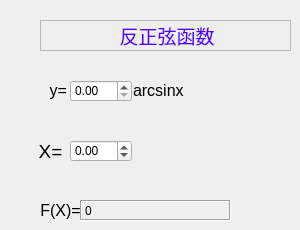
   <widget class="QWidget" name="page_29">
    <widget class="QLabel" name="label_156">
     <property name="geometry">
      <rect>
       <x>40</x>
       <y>20</y>
       <width>251</width>
       <height>31</height>
      </rect>
     </property>
     <property name="frameShape">
      <enum>QFrame::StyledPanel</enum>
     </property>
     <property name="frameShadow">
      <enum>QFrame::Raised</enum>
     </property>
     <property name="text">
      <string>&lt;html&gt;&lt;head/&gt;&lt;body&gt;&lt;p align=&quot;center&quot;&gt;&lt;span style=&quot; font-size:14pt; color:#5500ff;&quot;&gt;反正弦函数&lt;/span&gt;&lt;/p&gt;&lt;/body&gt;&lt;/html&gt;</string>
     </property>
    </widget>
    <widget class="QLabel" name="label_157">
     <property name="geometry">
      <rect>
       <x>40</x>
       <y>70</y>
       <width>41</width>
       <height>41</height>
      </rect>
     </property>
     <property name="text">
      <string>&lt;html&gt;&lt;head/&gt;&lt;body&gt;&lt;p align=&quot;center&quot;&gt;&lt;span style=&quot; font-size:12pt;&quot;&gt;y= &lt;/span&gt;&lt;/p&gt;&lt;/body&gt;&lt;/html&gt;</string>
     </property>
    </widget>
    <widget class="QDoubleSpinBox" name="doubleSpinBox_73">
     <property name="geometry">
      <rect>
       <x>70</x>
       <y>140</y>
       <width>62</width>
       <height>22</height>
      </rect>
     </property>
     <property name="minimum">
      <double>-1.000000000000000</double>
     </property>
     <property name="maximum">
      <double>1.000000000000000</double>
     </property>
     <property name="singleStep">
      <double>0.010000000000000</double>
     </property>
    </widget>
    <widget class="QLabel" name="label_158">
     <property name="geometry">
      <rect>
       <x>30</x>
       <y>140</y>
       <width>41</width>
       <height>21</height>
      </rect>
     </property>
     <property name="text">
      <string>&lt;html&gt;&lt;head/&gt;&lt;body&gt;&lt;p align=&quot;center&quot;&gt;&lt;span style=&quot; font-size:14pt;&quot;&gt;X=&lt;/span&gt;&lt;/p&gt;&lt;/body&gt;&lt;/html&gt;</string>
     </property>
    </widget>
    <widget class="QDoubleSpinBox" name="doubleSpinBox_74">
     <property name="geometry">
      <rect>
       <x>70</x>
       <y>80</y>
       <width>62</width>
       <height>22</height>
      </rect>
     </property>
    </widget>
    <widget class="QLabel" name="label_159">
     <property name="geometry">
      <rect>
       <x>133</x>
       <y>80</y>
       <width>61</width>
       <height>21</height>
      </rect>
     </property>
     <property name="text">
      <string>&lt;html&gt;&lt;head/&gt;&lt;body&gt;&lt;p&gt;&lt;span style=&quot; font-size:12pt;&quot;&gt;arcsinx&lt;/span&gt;&lt;/p&gt;&lt;/body&gt;&lt;/html&gt;</string>
     </property>
    </widget>
    <widget class="QLabel" name="label_160">
     <property name="geometry">
      <rect>
       <x>40</x>
       <y>200</y>
       <width>41</width>
       <height>21</height>
      </rect>
     </property>
     <property name="text">
      <string>&lt;html&gt;&lt;head/&gt;&lt;body&gt;&lt;p align=&quot;center&quot;&gt;&lt;span style=&quot; font-size:12pt;&quot;&gt;F(X)=&lt;/span&gt;&lt;/p&gt;&lt;/body&gt;&lt;/html&gt;</string>
     </property>
    </widget>
    <widget class="QLabel" name="label_161">
     <property name="geometry">
      <rect>
       <x>80</x>
       <y>200</y>
       <width>151</width>
       <height>21</height>
      </rect>
     </property>
     <property name="frameShape">
      <enum>QFrame::Box</enum>
     </property>
     <property name="frameShadow">
      <enum>QFrame::Sunken</enum>
     </property>
     <property name="text">
      <string>0</string>
     </property>
    </widget>
    <widget class="QWidget" name="verticalLayoutWidget_69">
     <property name="geometry">
      <rect>
       <x>40</x>
       <y>20</y>
       <width>251</width>
       <height>31</height>
      </rect>
     </property>
     <layout class="QVBoxLayout" name="verticalLayout_69"/>
    </widget>
   </widget>
